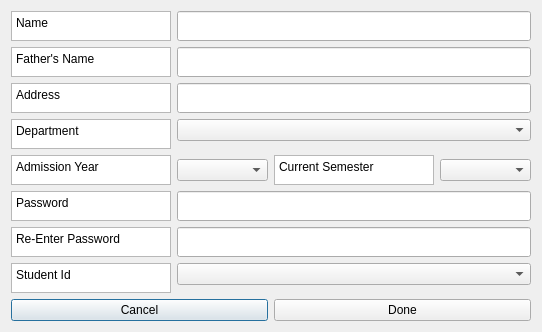
<?xml version="1.0" encoding="UTF-8"?>
<ui version="4.0">
 <class>Student_Registration</class>
 <widget class="QDialog" name="Student_Registration">
  <property name="geometry">
   <rect>
    <x>0</x>
    <y>0</y>
    <width>542</width>
    <height>327</height>
   </rect>
  </property>
  <property name="windowTitle">
   <string>Dialog</string>
  </property>
  <layout class="QVBoxLayout" name="verticalLayout">
   <item>
    <layout class="QFormLayout" name="formLayout_2">
     <item row="0" column="0">
      <widget class="QTextBrowser" name="textBrowser">
       <property name="sizePolicy">
        <sizepolicy hsizetype="Minimum" vsizetype="Minimum">
         <horstretch>0</horstretch>
         <verstretch>0</verstretch>
        </sizepolicy>
       </property>
       <property name="maximumSize">
        <size>
         <width>160</width>
         <height>30</height>
        </size>
       </property>
       <property name="html">
        <string>&lt;!DOCTYPE HTML PUBLIC &quot;-//W3C//DTD HTML 4.0//EN&quot; &quot;http://www.w3.org/TR/REC-html40/strict.dtd&quot;&gt;
&lt;html&gt;&lt;head&gt;&lt;meta name=&quot;qrichtext&quot; content=&quot;1&quot; /&gt;&lt;style type=&quot;text/css&quot;&gt;
p, li { white-space: pre-wrap; }
&lt;/style&gt;&lt;/head&gt;&lt;body style=&quot; font-family:'Noto Sans'; font-size:9pt; font-weight:400; font-style:normal;&quot;&gt;
&lt;p style=&quot; margin-top:0px; margin-bottom:0px; margin-left:0px; margin-right:0px; -qt-block-indent:0; text-indent:0px;&quot;&gt;Name&lt;/p&gt;&lt;/body&gt;&lt;/html&gt;</string>
       </property>
      </widget>
     </item>
     <item row="0" column="1">
      <widget class="QLineEdit" name="name">
       <property name="sizePolicy">
        <sizepolicy hsizetype="Preferred" vsizetype="Preferred">
         <horstretch>0</horstretch>
         <verstretch>0</verstretch>
        </sizepolicy>
       </property>
       <property name="minimumSize">
        <size>
         <width>230</width>
         <height>0</height>
        </size>
       </property>
      </widget>
     </item>
     <item row="1" column="0">
      <widget class="QTextBrowser" name="textBrowser_6">
       <property name="sizePolicy">
        <sizepolicy hsizetype="Minimum" vsizetype="Minimum">
         <horstretch>0</horstretch>
         <verstretch>0</verstretch>
        </sizepolicy>
       </property>
       <property name="maximumSize">
        <size>
         <width>160</width>
         <height>30</height>
        </size>
       </property>
       <property name="html">
        <string>&lt;!DOCTYPE HTML PUBLIC &quot;-//W3C//DTD HTML 4.0//EN&quot; &quot;http://www.w3.org/TR/REC-html40/strict.dtd&quot;&gt;
&lt;html&gt;&lt;head&gt;&lt;meta name=&quot;qrichtext&quot; content=&quot;1&quot; /&gt;&lt;style type=&quot;text/css&quot;&gt;
p, li { white-space: pre-wrap; }
&lt;/style&gt;&lt;/head&gt;&lt;body style=&quot; font-family:'Noto Sans'; font-size:9pt; font-weight:400; font-style:normal;&quot;&gt;
&lt;p style=&quot; margin-top:0px; margin-bottom:0px; margin-left:0px; margin-right:0px; -qt-block-indent:0; text-indent:0px;&quot;&gt;Father's Name&lt;/p&gt;&lt;/body&gt;&lt;/html&gt;</string>
       </property>
      </widget>
     </item>
     <item row="1" column="1">
      <widget class="QLineEdit" name="father_name">
       <property name="sizePolicy">
        <sizepolicy hsizetype="Preferred" vsizetype="Preferred">
         <horstretch>0</horstretch>
         <verstretch>0</verstretch>
        </sizepolicy>
       </property>
       <property name="minimumSize">
        <size>
         <width>230</width>
         <height>0</height>
        </size>
       </property>
      </widget>
     </item>
     <item row="2" column="0">
      <widget class="QTextBrowser" name="textBrowser_7">
       <property name="sizePolicy">
        <sizepolicy hsizetype="Minimum" vsizetype="Minimum">
         <horstretch>0</horstretch>
         <verstretch>0</verstretch>
        </sizepolicy>
       </property>
       <property name="maximumSize">
        <size>
         <width>160</width>
         <height>30</height>
        </size>
       </property>
       <property name="html">
        <string>&lt;!DOCTYPE HTML PUBLIC &quot;-//W3C//DTD HTML 4.0//EN&quot; &quot;http://www.w3.org/TR/REC-html40/strict.dtd&quot;&gt;
&lt;html&gt;&lt;head&gt;&lt;meta name=&quot;qrichtext&quot; content=&quot;1&quot; /&gt;&lt;style type=&quot;text/css&quot;&gt;
p, li { white-space: pre-wrap; }
&lt;/style&gt;&lt;/head&gt;&lt;body style=&quot; font-family:'Noto Sans'; font-size:9pt; font-weight:400; font-style:normal;&quot;&gt;
&lt;p style=&quot; margin-top:0px; margin-bottom:0px; margin-left:0px; margin-right:0px; -qt-block-indent:0; text-indent:0px;&quot;&gt;Address&lt;/p&gt;&lt;/body&gt;&lt;/html&gt;</string>
       </property>
      </widget>
     </item>
     <item row="2" column="1">
      <widget class="QLineEdit" name="address">
       <property name="sizePolicy">
        <sizepolicy hsizetype="Preferred" vsizetype="Preferred">
         <horstretch>0</horstretch>
         <verstretch>0</verstretch>
        </sizepolicy>
       </property>
       <property name="minimumSize">
        <size>
         <width>230</width>
         <height>0</height>
        </size>
       </property>
      </widget>
     </item>
     <item row="3" column="0">
      <widget class="QTextBrowser" name="textBrowser_10">
       <property name="sizePolicy">
        <sizepolicy hsizetype="Minimum" vsizetype="Minimum">
         <horstretch>0</horstretch>
         <verstretch>0</verstretch>
        </sizepolicy>
       </property>
       <property name="maximumSize">
        <size>
         <width>160</width>
         <height>30</height>
        </size>
       </property>
       <property name="html">
        <string>&lt;!DOCTYPE HTML PUBLIC &quot;-//W3C//DTD HTML 4.0//EN&quot; &quot;http://www.w3.org/TR/REC-html40/strict.dtd&quot;&gt;
&lt;html&gt;&lt;head&gt;&lt;meta name=&quot;qrichtext&quot; content=&quot;1&quot; /&gt;&lt;style type=&quot;text/css&quot;&gt;
p, li { white-space: pre-wrap; }
&lt;/style&gt;&lt;/head&gt;&lt;body style=&quot; font-family:'Noto Sans'; font-size:9pt; font-weight:400; font-style:normal;&quot;&gt;
&lt;p style=&quot; margin-top:0px; margin-bottom:0px; margin-left:0px; margin-right:0px; -qt-block-indent:0; text-indent:0px;&quot;&gt;Department&lt;/p&gt;&lt;/body&gt;&lt;/html&gt;</string>
       </property>
      </widget>
     </item>
     <item row="3" column="1">
      <widget class="QComboBox" name="department"/>
     </item>
     <item row="5" column="0">
      <widget class="QTextBrowser" name="textBrowser_11">
       <property name="sizePolicy">
        <sizepolicy hsizetype="Minimum" vsizetype="Minimum">
         <horstretch>0</horstretch>
         <verstretch>0</verstretch>
        </sizepolicy>
       </property>
       <property name="maximumSize">
        <size>
         <width>160</width>
         <height>30</height>
        </size>
       </property>
       <property name="html">
        <string>&lt;!DOCTYPE HTML PUBLIC &quot;-//W3C//DTD HTML 4.0//EN&quot; &quot;http://www.w3.org/TR/REC-html40/strict.dtd&quot;&gt;
&lt;html&gt;&lt;head&gt;&lt;meta name=&quot;qrichtext&quot; content=&quot;1&quot; /&gt;&lt;style type=&quot;text/css&quot;&gt;
p, li { white-space: pre-wrap; }
&lt;/style&gt;&lt;/head&gt;&lt;body style=&quot; font-family:'Noto Sans'; font-size:9pt; font-weight:400; font-style:normal;&quot;&gt;
&lt;p style=&quot; margin-top:0px; margin-bottom:0px; margin-left:0px; margin-right:0px; -qt-block-indent:0; text-indent:0px;&quot;&gt;Admission Year&lt;/p&gt;&lt;/body&gt;&lt;/html&gt;</string>
       </property>
      </widget>
     </item>
     <item row="5" column="1">
      <layout class="QHBoxLayout" name="horizontalLayout_2">
       <item>
        <widget class="QComboBox" name="year"/>
       </item>
       <item>
        <widget class="QTextBrowser" name="textBrowser_14">
         <property name="sizePolicy">
          <sizepolicy hsizetype="Minimum" vsizetype="Minimum">
           <horstretch>0</horstretch>
           <verstretch>0</verstretch>
          </sizepolicy>
         </property>
         <property name="maximumSize">
          <size>
           <width>160</width>
           <height>30</height>
          </size>
         </property>
         <property name="html">
          <string>&lt;!DOCTYPE HTML PUBLIC &quot;-//W3C//DTD HTML 4.0//EN&quot; &quot;http://www.w3.org/TR/REC-html40/strict.dtd&quot;&gt;
&lt;html&gt;&lt;head&gt;&lt;meta name=&quot;qrichtext&quot; content=&quot;1&quot; /&gt;&lt;style type=&quot;text/css&quot;&gt;
p, li { white-space: pre-wrap; }
&lt;/style&gt;&lt;/head&gt;&lt;body style=&quot; font-family:'Noto Sans'; font-size:9pt; font-weight:400; font-style:normal;&quot;&gt;
&lt;p style=&quot; margin-top:0px; margin-bottom:0px; margin-left:0px; margin-right:0px; -qt-block-indent:0; text-indent:0px;&quot;&gt;Current Semester&lt;/p&gt;&lt;/body&gt;&lt;/html&gt;</string>
         </property>
        </widget>
       </item>
       <item>
        <widget class="QComboBox" name="semester"/>
       </item>
      </layout>
     </item>
     <item row="6" column="0">
      <widget class="QTextBrowser" name="textBrowser_5">
       <property name="sizePolicy">
        <sizepolicy hsizetype="Minimum" vsizetype="Minimum">
         <horstretch>0</horstretch>
         <verstretch>0</verstretch>
        </sizepolicy>
       </property>
       <property name="maximumSize">
        <size>
         <width>160</width>
         <height>30</height>
        </size>
       </property>
       <property name="html">
        <string>&lt;!DOCTYPE HTML PUBLIC &quot;-//W3C//DTD HTML 4.0//EN&quot; &quot;http://www.w3.org/TR/REC-html40/strict.dtd&quot;&gt;
&lt;html&gt;&lt;head&gt;&lt;meta name=&quot;qrichtext&quot; content=&quot;1&quot; /&gt;&lt;style type=&quot;text/css&quot;&gt;
p, li { white-space: pre-wrap; }
&lt;/style&gt;&lt;/head&gt;&lt;body style=&quot; font-family:'Noto Sans'; font-size:9pt; font-weight:400; font-style:normal;&quot;&gt;
&lt;p style=&quot; margin-top:0px; margin-bottom:0px; margin-left:0px; margin-right:0px; -qt-block-indent:0; text-indent:0px;&quot;&gt;Password&lt;/p&gt;&lt;/body&gt;&lt;/html&gt;</string>
       </property>
      </widget>
     </item>
     <item row="9" column="0">
      <widget class="QTextBrowser" name="textBrowser_2">
       <property name="sizePolicy">
        <sizepolicy hsizetype="Minimum" vsizetype="Minimum">
         <horstretch>0</horstretch>
         <verstretch>0</verstretch>
        </sizepolicy>
       </property>
       <property name="maximumSize">
        <size>
         <width>160</width>
         <height>30</height>
        </size>
       </property>
       <property name="html">
        <string>&lt;!DOCTYPE HTML PUBLIC &quot;-//W3C//DTD HTML 4.0//EN&quot; &quot;http://www.w3.org/TR/REC-html40/strict.dtd&quot;&gt;
&lt;html&gt;&lt;head&gt;&lt;meta name=&quot;qrichtext&quot; content=&quot;1&quot; /&gt;&lt;style type=&quot;text/css&quot;&gt;
p, li { white-space: pre-wrap; }
&lt;/style&gt;&lt;/head&gt;&lt;body style=&quot; font-family:'Noto Sans'; font-size:9pt; font-weight:400; font-style:normal;&quot;&gt;
&lt;p style=&quot; margin-top:0px; margin-bottom:0px; margin-left:0px; margin-right:0px; -qt-block-indent:0; text-indent:0px;&quot;&gt;Student Id&lt;/p&gt;&lt;/body&gt;&lt;/html&gt;</string>
       </property>
      </widget>
     </item>
     <item row="9" column="1">
      <widget class="QComboBox" name="ids"/>
     </item>
     <item row="6" column="1">
      <widget class="QLineEdit" name="password">
       <property name="sizePolicy">
        <sizepolicy hsizetype="Preferred" vsizetype="Preferred">
         <horstretch>0</horstretch>
         <verstretch>0</verstretch>
        </sizepolicy>
       </property>
       <property name="minimumSize">
        <size>
         <width>230</width>
         <height>0</height>
        </size>
       </property>
       <property name="echoMode">
        <enum>QLineEdit::Password</enum>
       </property>
      </widget>
     </item>
     <item row="7" column="0">
      <widget class="QTextBrowser" name="textBrowser_8">
       <property name="sizePolicy">
        <sizepolicy hsizetype="Minimum" vsizetype="Minimum">
         <horstretch>0</horstretch>
         <verstretch>0</verstretch>
        </sizepolicy>
       </property>
       <property name="maximumSize">
        <size>
         <width>160</width>
         <height>30</height>
        </size>
       </property>
       <property name="html">
        <string>&lt;!DOCTYPE HTML PUBLIC &quot;-//W3C//DTD HTML 4.0//EN&quot; &quot;http://www.w3.org/TR/REC-html40/strict.dtd&quot;&gt;
&lt;html&gt;&lt;head&gt;&lt;meta name=&quot;qrichtext&quot; content=&quot;1&quot; /&gt;&lt;style type=&quot;text/css&quot;&gt;
p, li { white-space: pre-wrap; }
&lt;/style&gt;&lt;/head&gt;&lt;body style=&quot; font-family:'Noto Sans'; font-size:9pt; font-weight:400; font-style:normal;&quot;&gt;
&lt;p style=&quot; margin-top:0px; margin-bottom:0px; margin-left:0px; margin-right:0px; -qt-block-indent:0; text-indent:0px;&quot;&gt;Re-Enter Password&lt;/p&gt;&lt;/body&gt;&lt;/html&gt;</string>
       </property>
      </widget>
     </item>
     <item row="7" column="1">
      <widget class="QLineEdit" name="password_2">
       <property name="sizePolicy">
        <sizepolicy hsizetype="Preferred" vsizetype="Preferred">
         <horstretch>0</horstretch>
         <verstretch>0</verstretch>
        </sizepolicy>
       </property>
       <property name="minimumSize">
        <size>
         <width>230</width>
         <height>0</height>
        </size>
       </property>
       <property name="echoMode">
        <enum>QLineEdit::Password</enum>
       </property>
      </widget>
     </item>
    </layout>
   </item>
   <item>
    <layout class="QHBoxLayout" name="horizontalLayout">
     <item>
      <layout class="QHBoxLayout" name="horizontalLayout_3"/>
     </item>
     <item>
      <widget class="QPushButton" name="cancel">
       <property name="text">
        <string>Cancel</string>
       </property>
      </widget>
     </item>
     <item>
      <widget class="QPushButton" name="done">
       <property name="text">
        <string>Done</string>
       </property>
      </widget>
     </item>
    </layout>
   </item>
  </layout>
 </widget>
 <tabstops>
  <tabstop>name</tabstop>
  <tabstop>father_name</tabstop>
  <tabstop>address</tabstop>
  <tabstop>department</tabstop>
  <tabstop>year</tabstop>
  <tabstop>semester</tabstop>
  <tabstop>password</tabstop>
  <tabstop>ids</tabstop>
  <tabstop>done</tabstop>
  <tabstop>cancel</tabstop>
  <tabstop>textBrowser</tabstop>
  <tabstop>textBrowser_6</tabstop>
  <tabstop>textBrowser_7</tabstop>
  <tabstop>textBrowser_10</tabstop>
  <tabstop>textBrowser_11</tabstop>
  <tabstop>textBrowser_5</tabstop>
  <tabstop>textBrowser_2</tabstop>
  <tabstop>textBrowser_14</tabstop>
 </tabstops>
 <resources/>
 <connections/>
</ui>
